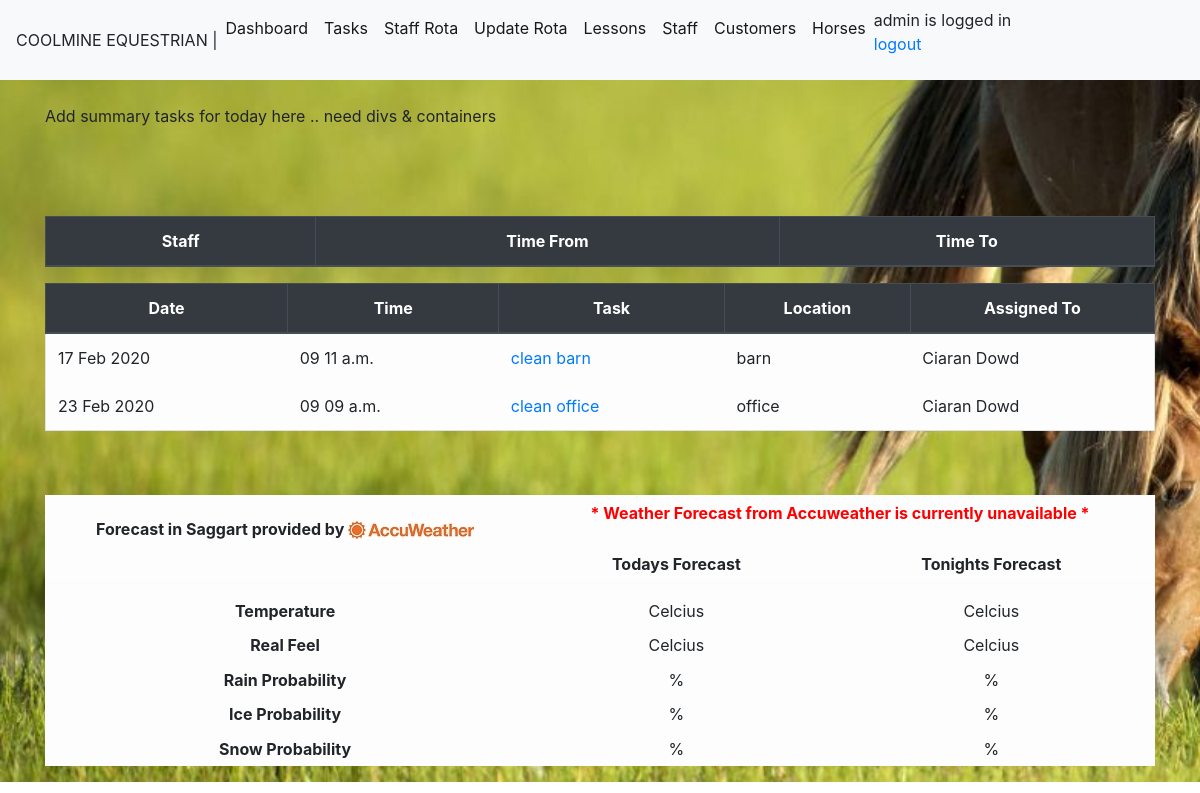
Before: / (signed in) with the older database file.
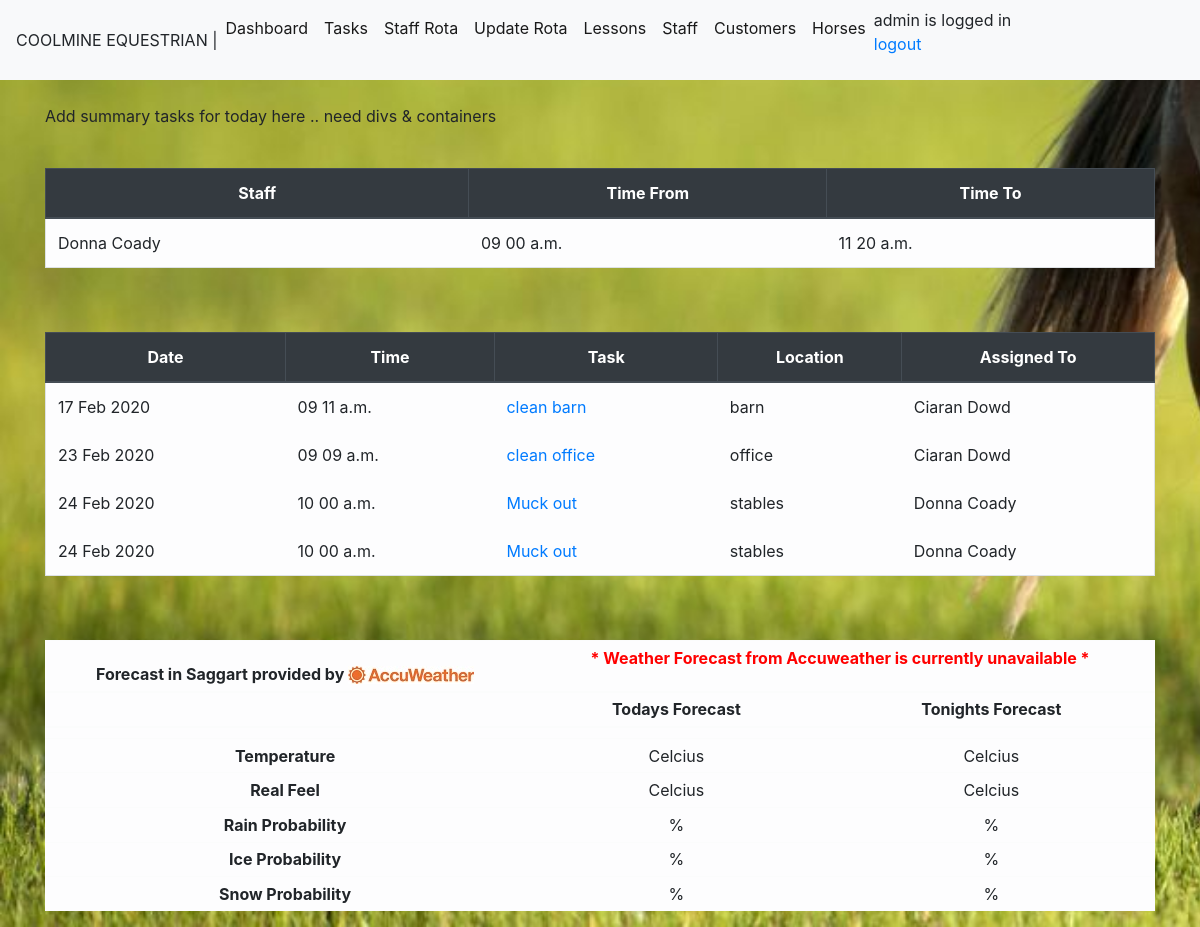
After: the same page with the newer database file.
### module_task/models.py (models this page shows, shortened)
class TaskList(models.Model):
    taskdate=models.DateField(auto_now_add=False, auto_now=False)
    tasktime=models.TimeField(auto_now_add=False, auto_now=False,blank=True,null=True)
    taskdesc = models.CharField(max_length=200)
    location= models.CharField(max_length=50)
    assingees= models.ForeignKey(StaffList,blank=True,null=True, on_delete=models.CASCADE,limit_choices_to={'termindate': None},)
    completed = models.BooleanField(default=False)
    comments=models.CharField(max_length=100,blank=True)

class StaffList(models.Model):
    staffname= models.CharField(max_length=50)
    staffdob=models.DateField(blank=True, null=True)
    staffaddress= models.CharField(max_length=200,blank=True, null=True)
    staffemail= models.EmailField(blank=True, null=True)
    staffphone=models.CharField(max_length=30,blank=True, null=True)
    staffcontract = models.CharField(null=True,max_length=20)
    startdate=models.DateField(blank=True, null=True)
    termindate =models.DateField(blank=True, null=True)
    staffqual =models.CharField(max_length=250, blank=True,null=True)

class RotaList(models.Model):
    rotastaffid = models.ForeignKey(StaffList,blank=True,null=True, on_delete=models.CASCADE,limit_choices_to={'termindate': None},)
    rotadate = models.DateField(auto_now_add=False, auto_now=False)
    timefrom = models.TimeField(auto_now_add=False, auto_now=False,blank=True,null=True)
    timeto = models.TimeField(auto_now_add=False, auto_now=False,blank=True,null=True)
    comments = models.CharField(max_length=100,blank=True)

### module_task/views.py (the view)
# urls.py: path('',views.index, name='index'),
@login_required
def index(request):
    import json
    import requests
    current_tasks = TaskList.objects.filter(taskdate__lte=now).order_by('taskdate','tasktime')
    current_rota = RotaList.objects.filter(rotadate=now).order_by('rotadate','timefrom')
    try:
        api = json.loads(api_request.content)
    except Exception as e:
        api = "Weather API Error"
    return render(request,'index.html',{'current_tasks': current_tasks,'current_rota': current_rota,'api':api})

### module_task/templates/index.html (shortened to what this page needs)
{%extends 'base.html'%}
{% block content %}
<p> Add summary tasks for today here .. need divs & containers </p>
  <table class="table table-bordered">
    <thead class="thead-dark">
      <tr>
        <th scope="col">Staff</th>
        <th scope="col">Time From</th>
        <th scope="col">Time To</th>
      </tr>
    </thead>
  {% if current_rota %}
    <tbody>
      {% for rotas in current_rota %}
            <tr class="table table-borderless table-light" border-color>
              <td> {{rotas.rotastaffid.staffname}} </td>
              <td> {{rotas.timefrom|time:"h i a"}} </td>
              <td> {{rotas.timeto|time:"h i a"}} </td>
            </tr>
      {% endfor %}
    </tbody>
  </table>
  {% endif %}
  <table class="table table-bordered">
    <thead class="thead-dark">
      <tr>
        <th scope="col">Date</th>
        <th scope="col">Time</th>
        <th scope="col">Task</th>
        <th scope="col">Location</th>
        <th scope="col">Assigned To</th>
      </tr>
    </thead>
  {% if current_tasks %}
    <tbody>
      {% for tasks in current_tasks %}
        {% if tasks.completed %}
          <tr class="table table-secondary table-borderless">
          </tr>
        {% else %}
            <tr class="table table-borderless table-light" border-color>
              <td> {{tasks.taskdate|date:"d M Y"}} </td>
              <td> {{tasks.tasktime|time:"h i a"}} </td>
              <td> <a href="{% url 'edittask' tasks.id %}">{{tasks.taskdesc}}</a> </td>
              <td> {{tasks.location}} </td>
              <td> {{tasks.assingees.staffname}} </td>
            </tr>
        {% endif %}
      {% endfor %}
    </tbody>
  </table>
  {% endif %}
{% if api %}
<table class="table table-sm table-light ">
  <thead>
      <tr>
      <th scope="col" colspan="1">Forecast in Saggart provided by <img src="../static/images/AccuLogo_Sml.jpg" alt="Accuweather" ></th>
      <th scope="col" colspan="2">
      {% if api.Headline.Text %}
        <p>{{ api.Headline.Text }} </p>
      {% elif api.Code == "ServiceUnavailable" %}
        <p><font color="red"> Accuweather Service is Unvailable: </p>
        {{ api.Message }}</font> </p>
      {% elif api == "Weather API Error" %}
        <p><font color="red">* Weather Forecast from Accuweather is currently unavailable *</font></p>
      {% else %}
        <p><font color="red">* Weather Forecast from Accuweather is currently unavailable *</font></p>
      {% endif %}
      </th>
  </thead>
  <thead>
      <tr>
      <th scope="col" colspan="1"></th>
      <th scope="col" colspan="1">Todays Forecast</th>
      <th scope="col" colspan="1">Tonights Forecast</th>
  </thead>
  <tbody>
  <tr style="text-align:center">
      <th scope="row"></th>
      <td> {{ api.DailyForecasts.0.Day.LongPhrase }} </td>
      <td> {{ api.DailyForecasts.0.Night.LongPhrase }} </td>
    </tr>
    <tr style="text-align:center">
      <th scope="row">Temperature</th>
      <td> {{ api.DailyForecasts.0.Temperature.Maximum.Value }} Celcius</td>
      <td> {{ api.DailyForecasts.0.Temperature.Minimum.Value }} Celcius</td>
    </tr>
    <tr style="text-align:center">
      <th scope="row">Real Feel</th>
      <td> {{ api.DailyForecasts.0.RealFeelTemperature.Maximum.Value }} Celcius</td>
      <td> {{ api.DailyForecasts.0.RealFeelTemperature.Minimum.Value }} Celcius</td>
    </tr>
       <tr style="text-align:center">
      <th scope="row">Rain Probability</th>
      <td> {{ api.DailyForecasts.0.Day.RainProbability }} % </td>
      <td> {{ api.DailyForecasts.0.Night.RainProbability }} % </td>
    </tr>
        <tr style="text-align:center">
      <th scope="row">Ice Probability</th>
      <td> {{ api.DailyForecasts.0.Day.IceProbability }} % </td>
      <td> {{ api.DailyForecasts.0.Night.IceProbability }} % </td>
    </tr>
        <tr style="text-align:center">
      <th scope="row">Snow Probability</th>
      <td> {{ api.DailyForecasts.0.Day.SnowProbability }} % </td>
      <td> {{ api.DailyForecasts.0.Night.SnowProbability }} % </td>
    </tr>
  </tbody>
</table>
{% endif %}
{% endblock %}

Changed rows visible on the page:
now on this page (row edited): RotaList: rotastaffid.staffname "Donna Coady", timefrom "09 00 a.m.", timeto "11 20 a.m."
added TaskList: taskdate "24 Feb 2020", tasktime "10 00 a.m.", taskdesc "Muck out", location "stables", assingees.staffname "Donna Coady"
added TaskList: taskdate "24 Feb 2020", tasktime "10 00 a.m.", taskdesc "Muck out", location "stables", assingees.staffname "Donna Coady"
